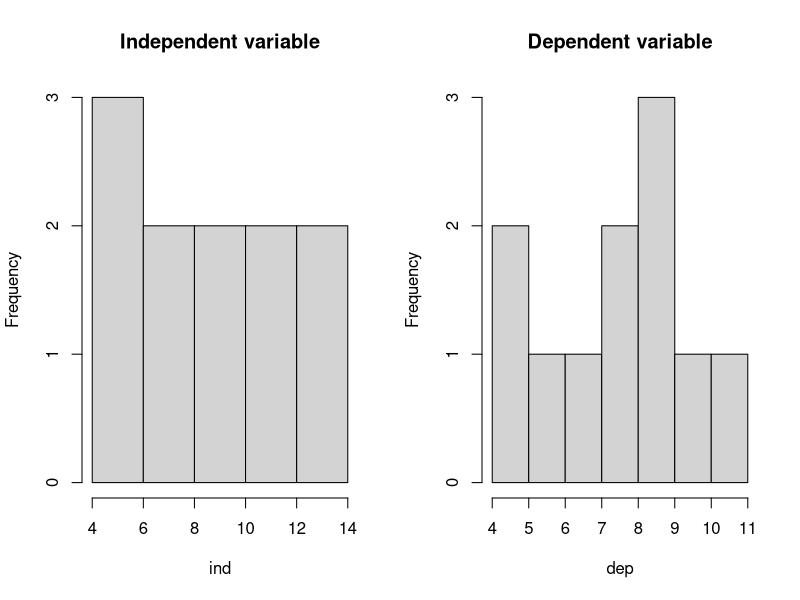
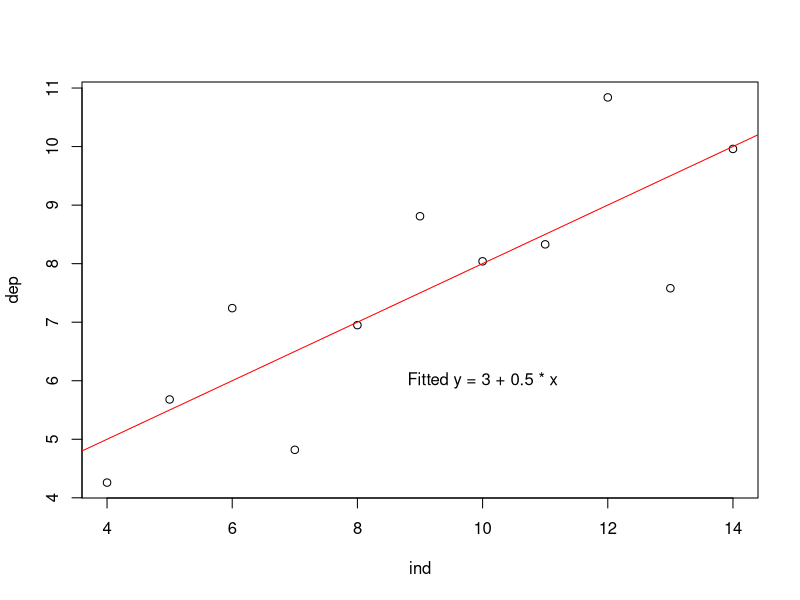
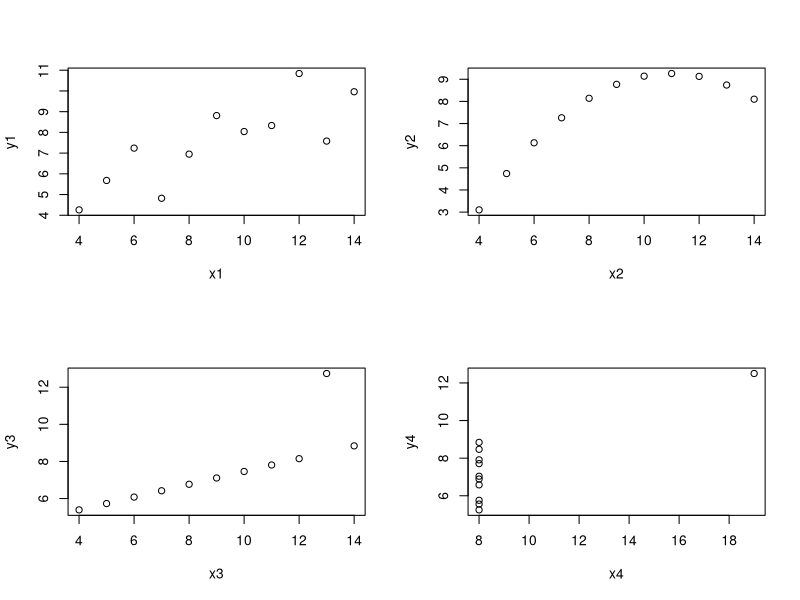

The R script that drew these images, in order:
## ---- chunk 1
knitr::opts_chunk$set(echo = TRUE,
  fig.path = getOption("mpg.unit05.fig.path", "figures/"),
  fig.width = 10, fig.height = 7, dpi = 120)
## ---- chunk 2
ind <- anscombe$x1
dep <- anscombe$y1

par_org <- par(no.readonly = TRUE)
par(mfrow = c(1,2))
hist(ind, main = "Independent variable")
hist(dep, main = "Dependent variable")
## ---- chunk 3
par(par_org)
plot(ind, dep)

lmod <- lm(dep ~ ind) # Compute linear regression model

abline(lmod, col = "red") # Add the fitted line using base R
text(10, 6, paste("Fitted y =", round(lmod$coefficients[1], 3),
                  "+", round(lmod$coefficients[2], 3), "* x"))
## ---- chunk 4
ss_obsrv <- sum((lmod$model$dep - mean(lmod$model$dep))**2)
ss_model <- sum((lmod$fitted.values - mean(lmod$model$dep))**2)
ss_resid <- sum((lmod$model$dep - lmod$fitted.values)**2)
## ---- chunk 5
mss_obsrv <- ss_obsrv / (length(lmod$model$dep) - 1)
mss_model <- ss_model / 1
mss_resid <- ss_resid / (length(lmod$model$dep) - 2)
## ---- chunk 6
f_value <- mss_model / mss_resid
## ---- chunk 7
p_value <- pf(f_value, 1, length(dep) - 2, lower.tail = FALSE)
## ---- chunk 8
data.frame(Name = c("ind", "residuals"),
           Deg_of_freedom = c(1, length(lmod$model$dep) - 2),
           Sum_of_squares = c(ss_model, ss_resid),
           Mean_sum_of_squares = c(mss_model, mss_resid),
           F_value = f_value,
           p_value = p_value)
## ---- chunk 9
anova(lmod)
## ---- chunk 10
sdt_error_slope <- sqrt(length(lmod$model$dep) * mss_resid / (length(lmod$model$dep) * sum(lmod$model$ind**2) - sum(lmod$model$ind)**2))
## ---- chunk 11
lmod$coefficients[2] / sdt_error_slope
## ---- chunk 12
summary(lmod)
## ---- chunk 13
ss_model / ss_obsrv
## ---- chunk 14
1 - ss_resid / ss_obsrv
## ---- chunk 15
par(mfrow = c(2,2))
for(i in seq(4)){
  plot(anscombe[, i], anscombe[, i+4],
       xlab = names(anscombe[i]), ylab = names(anscombe[i+4]))
}
## ---- chunk 16
lmodels <- lapply(seq(4), function(i){
  lm(anscombe[, i+4] ~ anscombe[, i])
})
lapply(lmodels, summary)
## ---- chunk 17
par(par_org)
